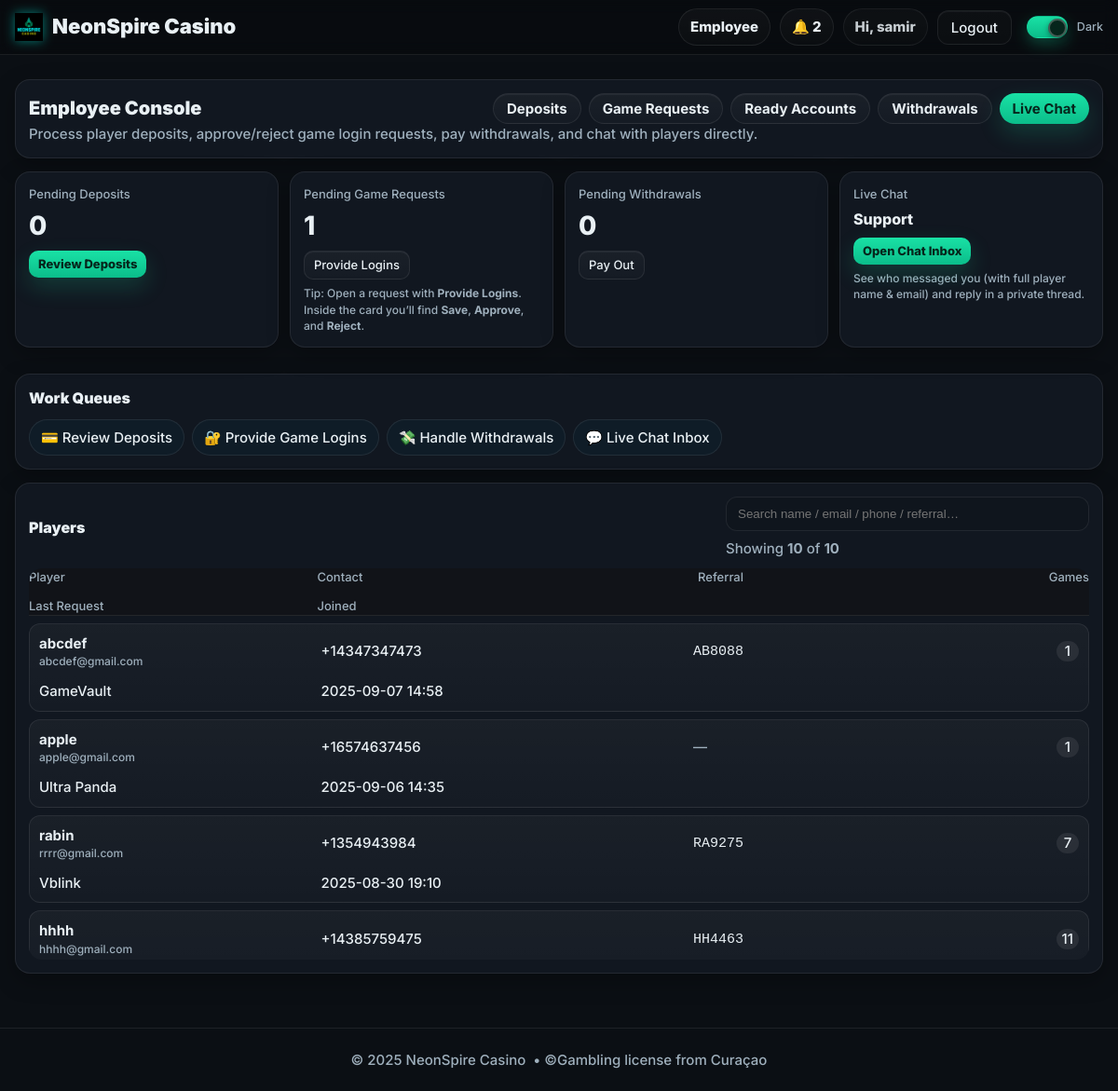
/employee/ (signed in), run on the app's committed database.
### models.py (models this page shows, shortened)
class User(db.Model, UserMixin):
    __tablename__ = "users"
    id = db.Column(db.Integer, primary_key=True)
    name = db.Column(db.String(120), nullable=False)
    email = db.Column(db.String(255), unique=True, nullable=False, index=True)
    mobile = db.Column(db.String(24), nullable=True, index=True)  # E.164
    password_hash = db.Column(db.String(255), nullable=False)
    role = db.Column(db.String(20), nullable=False, default="PLAYER")  # PLAYER | EMPLOYEE | ADMIN
    email_verified = db.Column(db.Boolean, default=False, index=True)
    email_verified_at = db.Column(db.DateTime, nullable=True)
    promo_seen = db.Column(db.Boolean, default=False, index=True)
    created_at = db.Column(db.DateTime, default=datetime.utcnow)

class ReferralCode(db.Model):
    __tablename__ = "referral_codes"
    id = db.Column(db.Integer, primary_key=True)
    user_id = db.Column(db.Integer, db.ForeignKey("users.id"), unique=True, nullable=False, index=True)
    code = db.Column(db.String(16), unique=True, nullable=False, index=True)  # e.g., AB1234
    clicks = db.Column(db.Integer, default=0)
    created_at = db.Column(db.DateTime, default=datetime.utcnow, index=True)

class Game(db.Model):
    __tablename__ = "games"
    id = db.Column(db.Integer, primary_key=True)
    name = db.Column(db.String(120), nullable=False)
    description = db.Column(db.String(300), default="")
    icon_url = db.Column(db.String(500), default="")
    download_url = db.Column(db.String(500), nullable=False)
    backend_url = db.Column(db.String(500), nullable=True)
    is_active = db.Column(db.Boolean, default=True, index=True)
    created_at = db.Column(db.DateTime, default=datetime.utcnow)

### employee_bp.py (the view)
@employee_bp.get("/")
@login_required
def employee_home():
    pending_deposits  = DepositRequest.query.filter_by(status="PENDING").count()
    pending_requests  = GameAccountRequest.query.filter(
        GameAccountRequest.status.in_(["PENDING", "IN_PROGRESS"])
    ).count()
    pending_withdraws = WithdrawRequest.query.filter_by(status="PENDING").count()
    recent_players = (
        User.query.filter_by(role="PLAYER")
        .order_by(User.created_at.desc())
        .limit(25)
        .all()
    )
    player_ids = [p.id for p in recent_players]
    refcodes = _refcodes_for_user_ids(player_ids)
    accounts_count = defaultdict(int)
    if player_ids:
        for uid, cnt in (
            db.session.query(GameAccount.user_id, func.count(GameAccount.id))
            .filter(GameAccount.user_id.in_(player_ids))
            .group_by(GameAccount.user_id)
            .all()
        ):
            accounts_count[uid] = int(cnt or 0)
    last_req_by_user = {}
    if player_ids:
        sub = (
            db.session.query(
                GameAccountRequest.user_id,
                func.max(GameAccountRequest.created_at).label("last_dt")
            )
            .filter(GameAccountRequest.user_id.in_(player_ids))
            .group_by(GameAccountRequest.user_id)
        ).subquery()
        for u_id, g_id, _dt in (
            db.session.query(
                GameAccountRequest.user_id,
                GameAccountRequest.game_id,
                GameAccountRequest.created_at
            )
            .join(sub, (sub.c.user_id == GameAccountRequest.user_id) & (sub.c.last_dt == GameAccountRequest.created_at))
            .all()
        ):
            last_req_by_user[u_id] = g_id
    games_map = {g.id: g for g in Game.query.all()}
    player_rows = []
    for p in recent_players:
        g_last_id = last_req_by_user.get(p.id)
        g_last = games_map.get(g_last_id) if g_last_id else None
        player_rows.append({
            "id": p.id,
            "name": (p.name or "").strip() or None,
            "email": (p.email or "").strip(),
            "mobile": (p.mobile or "").strip() or None,
            "joined": p.created_at,
            "refcode": refcodes.get(p.id, None),
            "games_count": accounts_count.get(p.id, 0),
            "last_game": g_last.name if g_last else None,
            "last_game_id": g_last.id if g_last else None,
        })
    return render_template(
        "dashboard_employee.html",
        page_title="Employee",
        pending_deposits=pending_deposits,
        pending_requests=pending_requests,
        pending_withdraws=pending_withdraws,
        players=player_rows,
        games=games_map,
    )

### employee_bp.py (called while the page is built)
@employee_bp.before_request
def require_employee():
    if not current_user.is_authenticated:
        return redirect(url_for("auth.login_get", next=url_for("employeebp.employee_home")))
    if current_user.role not in ("EMPLOYEE", "ADMIN"):
        return abort(403)

def _refcodes_for_user_ids(user_ids):
    if not user_ids:
        return {}
    rows = ReferralCode.query.filter(ReferralCode.user_id.in_(list(set(user_ids)))).all()
    return {r.user_id: r.code for r in rows}

### templates/dashboard_employee.html (shortened to what this page needs)
{% extends "base.html" %}
{% block content %}
<div class="shell admin-wrap" style="margin-top:14px">
  <div class="panel">
    <div class="admin-head" style="display:flex;align-items:center;justify-content:space-between;gap:12px;flex-wrap:wrap">
      <div class="admin-title">Employee Console</div>
      <div class="admin-actions" style="display:flex;gap:8px;flex-wrap:wrap">
        <a class="btn chip-btn" href="{{ url_for('employeebp.deposits_list') }}">Deposits</a>
        <a class="btn chip-btn" href="{{ url_for('employeebp.requests_list') }}">Game Requests</a>
        <a class="btn chip-btn" href="{{ url_for('employeebp.ready_accounts_page') }}">Ready Accounts</a>
        <a class="btn chip-btn" href="{{ url_for('employeebp.withdrawals_list') }}">Withdrawals</a>
        <a class="btn chip-btn btn-primary" href="{{ url_for('chat_bp.inbox') }}">Live Chat</a>
      </div>
    </div>
    <div class="muted">
      Process player deposits, approve/reject game login requests, pay withdrawals, and chat with players directly.
    </div>
  </div>
  <div class="admin-metrics" style="display:grid;grid-template-columns:repeat(auto-fit,minmax(220px,1fr));gap:12px">
    <div class="metric panel" style="padding:14px">
      <div class="metric-label muted">Pending Deposits</div>
      <div class="metric-value" style="font-size:28px;font-weight:800;line-height:1.2">{{ pending_deposits or 0 }}</div>
      <div style="margin-top:10px;display:flex;gap:8px;flex-wrap:wrap">
        <a class="btn btn-mini btn-primary" href="{{ url_for('employeebp.deposits_list') }}">Review Deposits</a>
      </div>
    </div>
    <div class="metric panel" style="padding:14px">
      <div class="metric-label muted">Pending Game Requests</div>
      <div class="metric-value" style="font-size:28px;font-weight:800;line-height:1.2">{{ pending_requests or 0 }}</div>
      <div style="margin-top:10px;display:flex;gap:8px;flex-wrap:wrap">
        <a class="btn btn-mini" href="{{ url_for('employeebp.requests_list') }}">Provide Logins</a>
      </div>
      <div class="muted" style="margin-top:6px;font-size:12px">
        Tip: Open a request with <b>Provide Logins</b>. Inside the card you’ll find <b>Save</b>, <b>Approve</b>, and <b>Reject</b>.
      </div>
    </div>
    <div class="metric panel" style="padding:14px">
      <div class="metric-label muted">Pending Withdrawals</div>
      <div class="metric-value" style="font-size:28px;font-weight:800;line-height:1.2">{{ pending_withdraws or 0 }}</div>
      <div style="margin-top:10px;display:flex;gap:8px;flex-wrap:wrap">
        <a class="btn btn-mini" href="{{ url_for('employeebp.withdrawals_list') }}">Pay Out</a>
      </div>
    </div>
    <div class="metric panel" style="padding:14px">
      <div class="metric-label muted">Live Chat</div>
      <div class="metric-value" style="font-size:16px;font-weight:800;line-height:1.2">Support</div>
      <div style="margin-top:10px;display:flex;gap:8px;flex-wrap:wrap">
        <a class="btn btn-mini btn-primary" href="{{ url_for('chat_bp.inbox') }}">Open Chat Inbox</a>
      </div>
      <div class="muted" style="margin-top:6px;font-size:12px">
        See who messaged you (with full player name &amp; email) and reply in a private thread.
      </div>
    </div>
  </div>
  <div class="panel" style="margin-top:12px">
    <div class="section-head" style="display:flex;align-items:center;justify-content:space-between;gap:8px;flex-wrap:wrap">
      <div class="section-title">Work Queues</div>
    </div>
    <div class="chip-row" style="display:flex;flex-wrap:wrap;gap:8px;margin-top:8px">
      <a class="chip" href="{{ url_for('employeebp.deposits_list') }}">💳 Review Deposits</a>
      <a class="chip" href="{{ url_for('employeebp.requests_list') }}">🔐 Provide Game Logins</a>
      <a class="chip" href="{{ url_for('employeebp.withdrawals_list') }}">💸 Handle Withdrawals</a>
      <a class="chip" href="{{ url_for('chat_bp.inbox') }}">💬 Live Chat Inbox</a>
    </div>
  </div>
  <div class="panel" style="margin-top:12px" id="playersPanel">
    <div class="section-head" style="display:flex;align-items:center;justify-content:space-between;gap:8px;flex-wrap:wrap">
      <div class="section-title">Players</div>
      <div style="display:flex;gap:8px;align-items:center;flex-wrap:wrap">
        <input id="playersSearch" class="input" placeholder="Search name / email / phone / referral…" style="min-width:260px">
        <div class="muted" id="playersCount">
          {% set total = (players|length if players else 0) %}
        </div>
      </div>
    </div>
    {% if players and players|length %}
      <div id="playersScrollWrap">
        <div class="table" id="playersTable">
          <div class="t-head">
            <div>Player</div>
            <div>Contact</div>
            <div>Referral</div>
            <div class="t-right">Games</div>
            <div>Last Request</div>
            <div>Joined</div>
          </div>
          {% for p in players %}
            {% set search_text = (p.name or '') ~ ' ' ~ (p.email or '') ~ ' ' ~ (p.mobile or '') ~ ' ' ~ (p.refcode or '') ~ ' ' ~ (p.last_game or '') %}
            <div class="t-row" data-search="{{ search_text|lower }}">
              <div>
                <div style="font-weight:700">{{ p.name or ('User #' ~ p.id) }}</div>
                <div class="muted" style="font-size:12px">{{ p.email }}</div>
              </div>
              <div>
                {% if p.mobile %}
                  <span class="mono">{{ p.mobile }}</span>
                {% else %}
                  <span class="muted">—</span>
                {% endif %}
              </div>
              <div>
                {% if p.refcode %}
                  <code class="mono refcode" title="Click-drag to copy">{{ p.refcode }}</code>
                {% else %}
                  <span class="muted">—</span>
                {% endif %}
              </div>
              <div class="t-right">
                <span class="badge">{{ p.games_count or 0 }}</span>
              </div>
              <div>
                {% if p.last_game and p.last_game_id %}
                  <a class="link" href="{{ url_for('employeebp.requests_list_by_game', game_id=p.last_game_id) }}">{{ p.last_game }}</a>
                {% else %}
                  <span class="muted">—</span>
                {% endif %}
              </div>
              <div class="mono">
                {% if p.joined %}{{ p.joined.strftime('%Y-%m-%d %H:%M') }}{% else %}—{% endif %}
              </div>
            </div>
          {% endfor %}
        </div>
      </div>
    {% else %}
      <div class="empty">No players yet.</div>
    {% endif %}
  </div>
</div>
{% endblock %}

### templates/base.html (shortened to what this page needs)
<!DOCTYPE html>
<html lang="en" data-theme="dark">
<head>
  <link rel="stylesheet" href="{{ url_for('static', filename='css/styles.css') }}?v=dm2">
</head>
<body>
  <header class="nav" style="position:sticky;top:0;z-index:50;background:rgba(0,0,0,.25);backdrop-filter:blur(8px);border-bottom:1px solid var(--stroke)">
    <div class="shell nav-inner" style="display:flex;align-items:center;justify-content:space-between;height:58px">
      <a href="{{ url_for('short_bp.lob_short') }}" class="brand" aria-label="NeonSpire Casino">
        <img class="brand-logo" src="{{ url_for('static', filename='img/logo.png') }}" alt="NeonSpire Casino">
        <span class="brand-text">NeonSpire Casino</span>
      </a>
      <nav class="nav-links" style="display:flex;align-items:center;gap:10px">
        {% if current_user.is_authenticated %}
          {% if current_user.role == 'ADMIN' %}
            <a class="pill" href="{{ url_for('adminbp.admin_home') }}">Admin</a>
            <a class="pill" href="{{ url_for('adminbp.admin_players') }}">Players</a>
            <a class="pill" href="{{ url_for('adminbp.deposits_audit') }}">Deposits</a>
            <a class="pill" href="{{ url_for('adminbp.admin_users') }}">Employees</a>
          {% elif current_user.role == 'EMPLOYEE' %}
            <a class="pill" href="{{ url_for('employeebp.employee_home') }}">Employee</a>
          {% else %}
            <a class="pill" href="{{ url_for('short_bp.mylogin_clean') }}">My Logins</a>
          {% endif %}
          <a class="pill" href="{{ url_for('notifybp.list_notifications') }}">🔔 {{ unread_count or 0 }}</a>
          <span class="pill" style="pointer-events:none;opacity:.85">
            Hi, {{ current_user.name.split(' ')[0] if current_user.name else 'Player' }}
          </span>
          <a class="btn btn-ghost" href="{{ url_for('auth.logout') }}">Logout</a>
        {% else %}
          <a class="pill" href="{{ url_for('auth.login_get') }}">Login</a>
          <a class="btn btn-primary" href="{{ url_for('short_bp.reg_short') }}">Register</a>
        {% endif %}
        <label class="toggle" style="margin-left:6px">
          <span class="track"><span class="knob"></span></span>
          <span class="label">Dark</span>
        </label>
      </nav>
    </div>
  </header>
  <div class="hero-slot">
  </div>
  <main style="padding-bottom:20px">
    {% block content %}{% endblock %}
  </main>
  <footer class="shell footer"
          style="height:68px;border-top:1px solid var(--stroke);margin-top:24px;
                 display:flex;align-items:center;justify-content:center;">
    © {{ 2025 }} NeonSpire Casino &nbsp;•&nbsp;
    <span class="muted">©Gambling license from Curaçao </span>
  </footer>
</body>
</html>

### templates/base.html (style rules this page uses)
.brand { display:flex; gap:10px; align-items:center; text-decoration:none; color:inherit; font-weight:900; font-size:22px }
.brand-logo { height:30px; width:auto; display:block; filter: drop-shadow(0 0 6px rgba(0,255,233,.45)); }
.hero-slot { position:relative; z-index:2; padding-top:12px; }
header.nav { overflow:visible; }

### templates/dashboard_employee.html (style rules this page uses)
#playersScrollWrap { max-height:420px; overflow:auto; border-radius:14px; }
#playersTable .t-head { position:sticky; top:0; z-index:1; background: rgba(18,20,25,.98); backdrop-filter: blur(6px); border-bottom: 1px solid var(--stroke, #2a2e37); }
#playersTable .t-row { transition: background .12s ease; }
.badge { display:inline-flex; align-items:center; justify-content:center; min-width:1.6em; padding:0 .4em; border-radius:999px; background:rgba(255,255,255,.08) }
.refcode { user-select: all; }

### data on the page
User: name "samir"
User: name "abcdef", email "abcdef@gmail.com", mobile "+14347347473", joined "2025-09-07 14:58"
ReferralCode: refcode "AB8088"
Game: last_game "GameVault"
User: name "apple", email "apple@gmail.com", mobile "+16574637456", joined "2025-09-06 14:35"
Game: last_game "Ultra Panda"
User: name "rabin", email "rrrr@gmail.com", mobile "+1354943984", joined "2025-08-30 19:10"
ReferralCode: refcode "RA9275"
Game: last_game "Vblink"
User: name "hhhh", email "hhhh@gmail.com", mobile "+14385759475"
ReferralCode: refcode "HH4463"

### other printed values
{{ unread_count or 0 }} "2"
{{ pending_deposits or 0 }} "0"
{{ pending_requests or 0 }} "1"
{{ pending_withdraws or 0 }} "0"
{{ p.games_count or 0 }} "1" "1" "7" "11"
{{ 2025 }} "2025"
